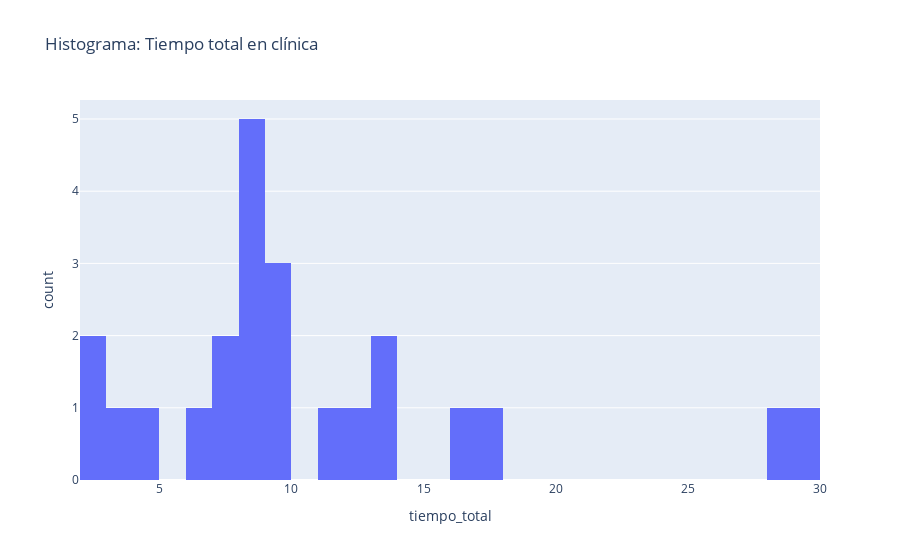
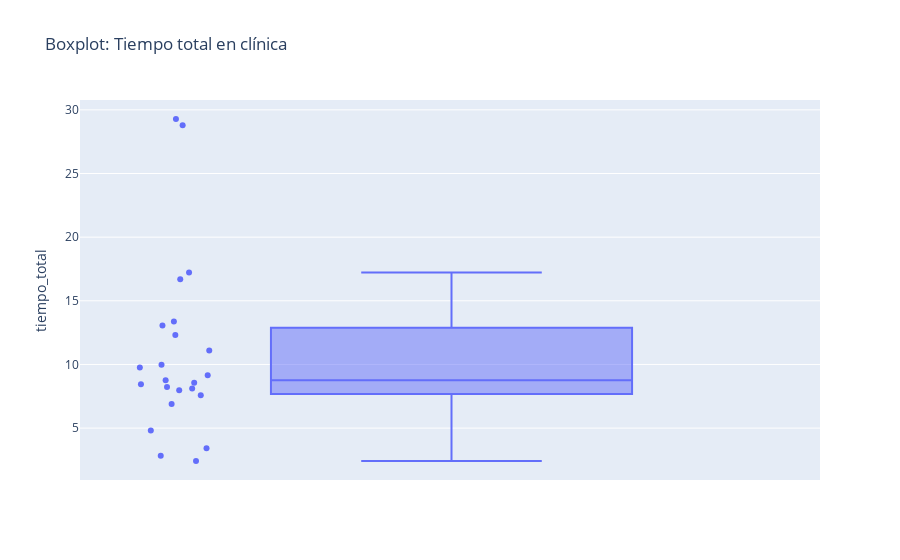

Notebook code for these charts, in order:
### Markdown cell above
### **Visualizaciones**

### Code cell
import sys
import subprocess

plotly_available = False
try:
    import plotly.express as px
    plotly_available = True
except Exception:
    try:
        print('Plotly no encontrado, intentando instalar plotly...')
        subprocess.check_call([sys.executable, '-m', 'pip', 'install', 'plotly'])
        import plotly.express as px
        plotly_available = True
    except Exception as e_inst:
        print('No se pudo instalar plotly automáticamente. Usando Matplotlib como reserva. Error:', e_inst)
        plotly_available = False

if len(tiempos_de_espera_totales) == 0:
    print('No hay datos de pacientes. Ejecuta la simulación antes de generar las visualizaciones.')
else:
    # Preparar DataFrame opcionalmente
    try:
        import pandas as pd
        df = pd.DataFrame({'tiempo_total': tiempos_de_espera_totales})
    except Exception:
        df = None
    if plotly_available:
        # Histograma 
        fig = px.histogram(df if df is not None else {'tiempo_total': tiempos_de_espera_totales}, x='tiempo_total', nbins=30, title='Histograma: Tiempo total en clínica')
        fig.show()
        # Boxplot 
        fig2 = px.box(df if df is not None else {'tiempo_total': tiempos_de_espera_totales}, y='tiempo_total', points='all', title='Boxplot: Tiempo total en clínica')
        fig2.show()
        # Resumen 
        if df is not None:
            print(df['tiempo_total'].describe())
    else:
        import matplotlib.pyplot as plt
        plt.figure(figsize=(8,4))
        plt.hist(tiempos_de_espera_totales, bins=30, color='C0', edgecolor='black')
        plt.title('Histograma: Tiempo total en clínica')
        plt.xlabel('Minutos')
        plt.ylabel('Frecuencia')
        plt.show()
        plt.figure(figsize=(4,6))
        plt.boxplot(tiempos_de_espera_totales, vert=True)
        plt.title('Boxplot: Tiempo total en clínica')
        plt.ylabel('Minutos')
        plt.show()

        import statistics
        try:
            mean = statistics.mean(tiempos_de_espera_totales)
            stdev = statistics.pstdev(tiempos_de_espera_totales) if len(tiempos_de_espera_totales) > 1 else 0.0
            print(f'count={len(tiempos_de_espera_totales)}, mean={mean:.2f}, pop_std={stdev:.2f}')
        except Exception as e_stats:
            print('Error calculando estadísticas:', e_stats)

### Figure 1 — Plotly figure (JSON) as saved in the notebook; plotly's stock layout.template omitted (floating-point values rounded to 4 significant figures)
{"data": [{"bingroup": "x", "hovertemplate": "tiempo_total=%{x}<br>count=%{y}<extra></extra>", "legendgroup": "", "marker": {"color": "#636efa", "pattern": {"shape": ""}}, "name": "", "nbinsx": 30, "orientation": "v", "showlegend": false, "type": "histogram", "x": [3.412, 2.82, 9.978, 8.754, 7.978, 8.569, 6.897, 7.576, 13.37, 28.8, 17.23, 16.7, 11.1, 29.28, 8.437, 9.153, 8.227, 13.07, 12.32, 8.106, 9.768, 4.813, 2.417], "xaxis": "x", "yaxis": "y"}], "layout": {"barmode": "relative", "legend": {"tracegroupgap": 0}, "title": {"text": "Histograma: Tiempo total en clínica"}, "xaxis": {"anchor": "y", "domain": [0, 1], "title": {"text": "tiempo_total"}}, "yaxis": {"anchor": "x", "domain": [0, 1], "title": {"text": "count"}}}}

### Figure 2 — Plotly figure (JSON) as saved in the notebook; plotly's stock layout.template omitted (floating-point values rounded to 4 significant figures)
{"data": [{"alignmentgroup": "True", "boxpoints": "all", "hovertemplate": "tiempo_total=%{y}<extra></extra>", "legendgroup": "", "marker": {"color": "#636efa"}, "name": "", "notched": false, "offsetgroup": "", "orientation": "v", "showlegend": false, "type": "box", "x0": " ", "xaxis": "x", "y": [3.412, 2.82, 9.978, 8.754, 7.978, 8.569, 6.897, 7.576, 13.37, 28.8, 17.23, 16.7, 11.1, 29.28, 8.437, 9.153, 8.227, 13.07, 12.32, 8.106, 9.768, 4.813, 2.417], "y0": " ", "yaxis": "y"}], "layout": {"boxmode": "group", "legend": {"tracegroupgap": 0}, "title": {"text": "Boxplot: Tiempo total en clínica"}, "xaxis": {"anchor": "y", "domain": [0, 1]}, "yaxis": {"anchor": "x", "domain": [0, 1], "title": {"text": "tiempo_total"}}}}
